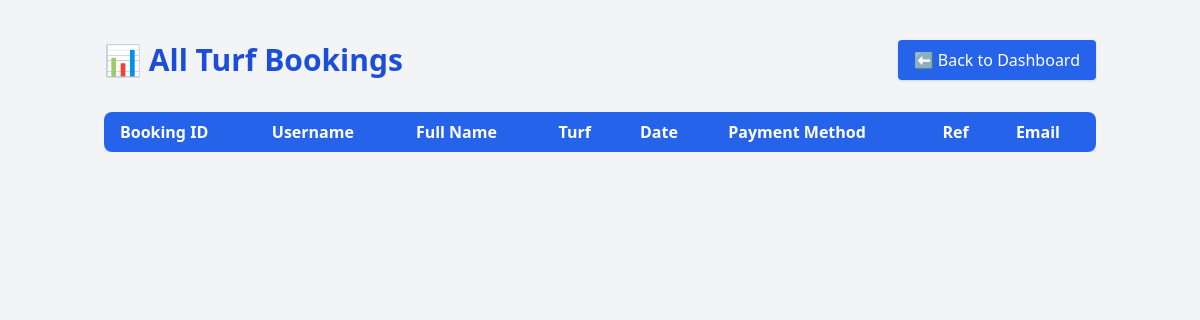
The page /admin_booking.php on the database as committed earlier.
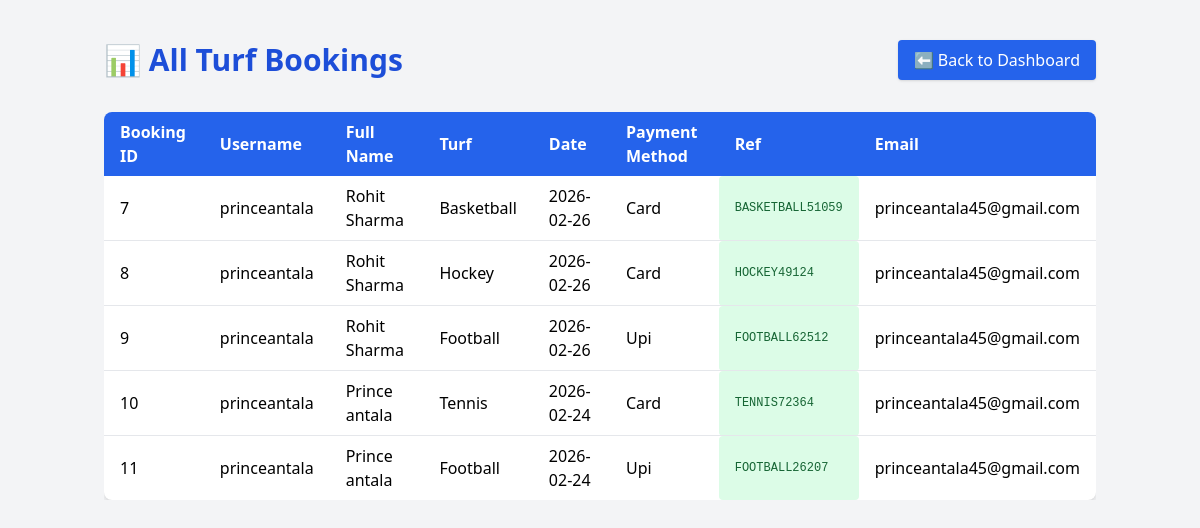
The same page on the database as committed later.
### tables this page shows
CREATE TABLE `ticket` (
  `booking_id` int(11) NOT NULL,
  `user_id` int(11) DEFAULT NULL,
  `username` varchar(20) NOT NULL,
  `fullname` varchar(255) NOT NULL,
  `email` varchar(20) NOT NULL,
  `mobile` varchar(50) NOT NULL,
  `state` varchar(15) NOT NULL,
  `city` varchar(15) NOT NULL,
  `turfs` varchar(50) NOT NULL,
  `time_slot` varchar(50) NOT NULL,
  `base_price` decimal(10,2) NOT NULL,
  `cgst` decimal(10,2) NOT NULL,
  `sgst` decimal(10,2) NOT NULL,
  `total_price` decimal(10,2) NOT NULL,
  `address` varchar(100) NOT NULL,
  `pincode` varchar(10) NOT NULL,
  `date` varchar(100) NOT NULL,
  `payment_method` varchar(20) NOT NULL,
  `booking_time` datetime NOT NULL DEFAULT current_timestamp(),
  `payment_reference` varchar(100) NOT NULL,
  `status` varchar(30) NOT NULL DEFAULT 'Booked'
);

CREATE TABLE `signup` (
  `user_id` int(11) NOT NULL,
  `username` varchar(20) NOT NULL,
  `email` varchar(50) NOT NULL,
  `mobile` varchar(50) NOT NULL,
  `password` varchar(255) NOT NULL,
  `signup_date` datetime NOT NULL DEFAULT current_timestamp()
);

### src/admin_booking.php (the view, shortened to what this page needs)
<?php
$conn = mysqli_connect("localhost", "root", "", "turfbookingsystem");
$sql = "SELECT t.*, s.email AS user_email
        FROM ticket t
        JOIN signup s ON t.user_id = s.user_id
        ORDER BY t.date DESC";
$result = mysqli_query($conn, $sql);
?>
<!DOCTYPE html>
<html lang="en">
<head>
   <script src="https://cdn.tailwindcss.com"></script>
</head>
<body class="bg-gray-100 min-h-screen">
  <div class="container mx-auto py-10 px-4">
    <div class="flex items-center justify-between mb-8">
      <h1 class="text-3xl font-bold text-blue-700">📊 All Turf Bookings</h1>
      <a href="admin_dashboard.php" class="bg-blue-600 hover:bg-blue-700 text-white px-4 py-2 rounded shadow transition">
        ⬅️ Back to Dashboard
      </a>
    </div>
    <div class="overflow-x-auto">
      <table class="min-w-full bg-white shadow-md rounded-lg overflow-hidden">
        <thead class="bg-blue-600 text-white">
          <tr>
            <th class="px-4 py-2 text-left">Booking ID</th>
            <th class="px-4 py-2 text-left">Username</th>
            <th class="px-4 py-2 text-left">Full Name</th>
            <th class="px-4 py-2 text-left">Turf</th>
            <th class="px-4 py-2 text-left">Date</th>
            <th class="px-4 py-2 text-left">Payment Method</th>
            <th class="px-4 py-2 text-left">Ref</th>
            <th class="px-4 py-2 text-left">Email</th>
          </tr>
        </thead>
        <tbody class="divide-y divide-gray-200">
          <?php while ($row = mysqli_fetch_assoc($result)): ?>
            <tr class="hover:bg-gray-50">
              <td class="px-4 py-2"><?php echo $row['booking_id']; ?></td>
              <td class="px-4 py-2"><?php echo $row['username']; ?></td>
              <td class="px-4 py-2"><?php echo $row['fullname']; ?></td>
              <td class="px-4 py-2"><?php echo ucfirst($row['turfs']); ?></td>
              <td class="px-4 py-2"><?php echo $row['date']; ?></td>
              <td class="px-4 py-2"><?php echo ucfirst($row['payment_method']); ?></td>
              <td class="px-4 py-2 font-mono text-xs bg-green-100 text-green-800 rounded"><?php echo $row['payment_reference']; ?></td>
              <td class="px-4 py-2"><?php echo $row['user_email']; ?></td>
            </tr>
          <?php endwhile; ?>
        </tbody>
      </table>
    </div>
  </div>
</body>
</html>

Rows that differ between the two databases and show on the page:
added ticket: booking_id "7", username "princeantala", fullname "Rohit Sharma", turfs "Basketball", date "2026-02-26", payment_method "Card", payment_reference "BASKETBALL51059", signup.email "princeantala45@gmail.com"
added ticket: booking_id "8", username "princeantala", fullname "Rohit Sharma", turfs "Hockey", date "2026-02-26", payment_method "Card", payment_reference "HOCKEY49124", signup.email "princeantala45@gmail.com"
added ticket: booking_id "9", username "princeantala", fullname "Rohit Sharma", turfs "Football", date "2026-02-26", payment_method "Upi", payment_reference "FOOTBALL62512", signup.email "princeantala45@gmail.com"
added ticket: booking_id "10", username "princeantala", fullname "Prince antala", turfs "Tennis", date "2026-02-24", payment_method "Card", payment_reference "TENNIS72364", signup.email "princeantala45@gmail.com"
added ticket: booking_id "11", username "princeantala", fullname "Prince antala", turfs "Football", date "2026-02-24", payment_method "Upi", payment_reference "FOOTBALL26207", signup.email "princeantala45@gmail.com"
